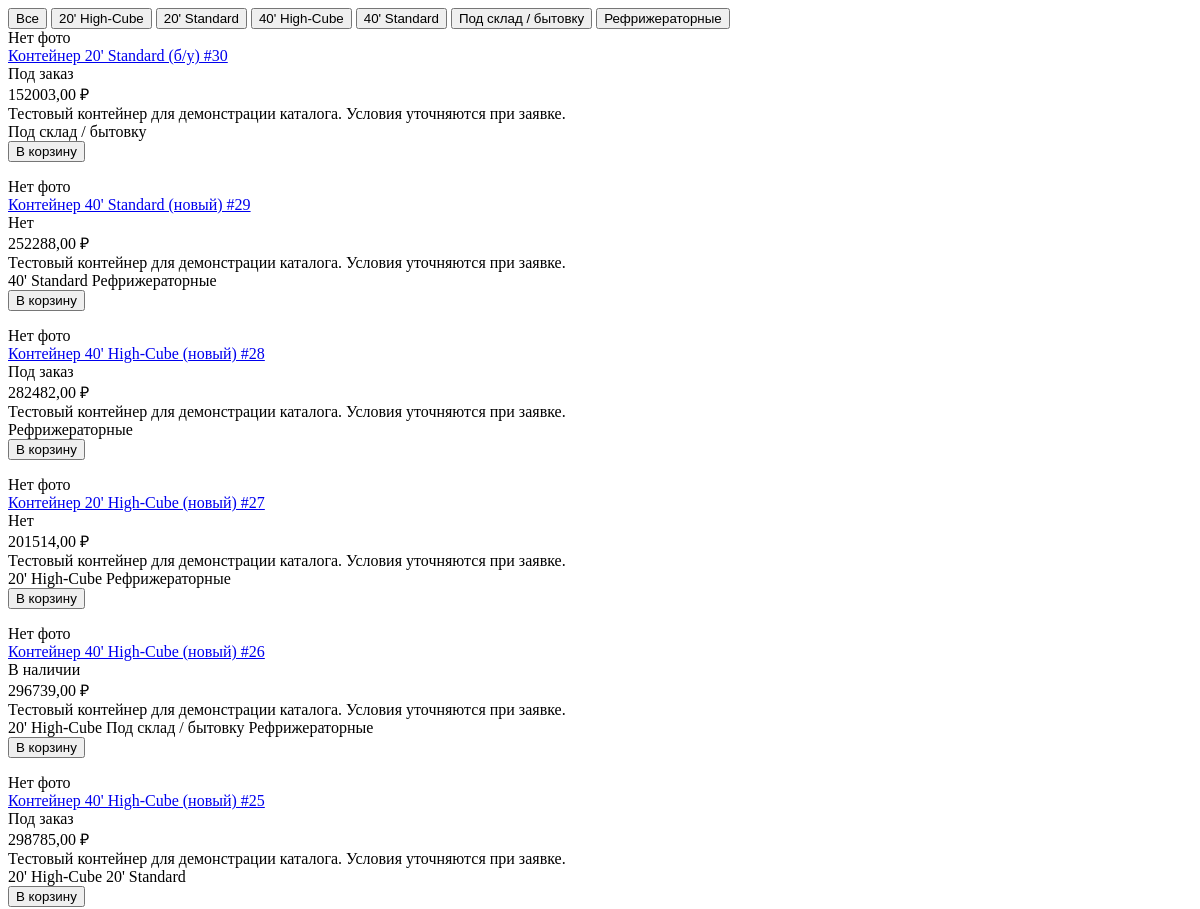
Before: /catalog/partials/filter/ (upper part) with the older database file.
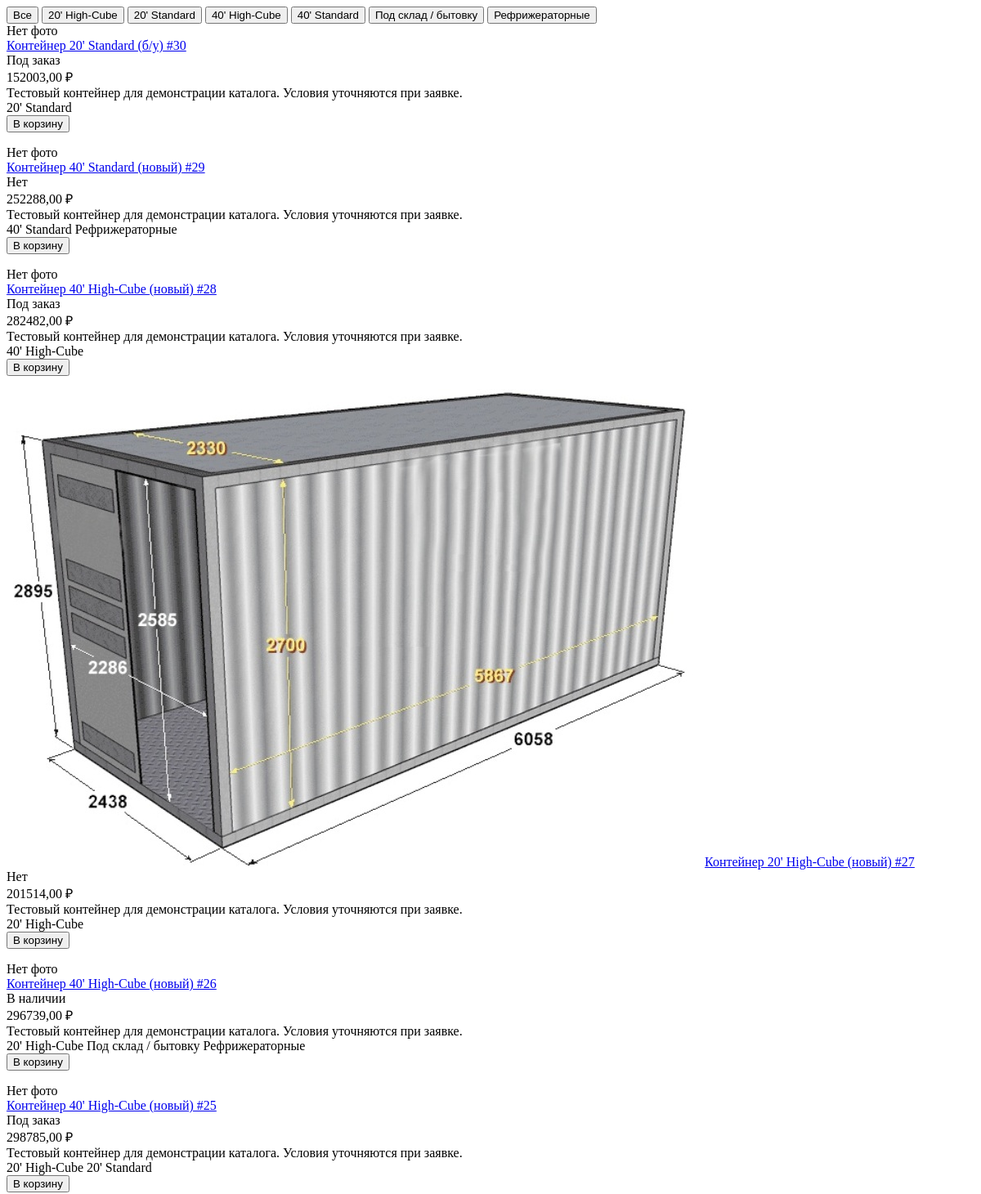
After: the same page with the newer database file.
### apps/catalog/models.py (models this page shows, shortened)
class Category(models.Model):
    title = models.CharField(max_length=120, unique=True)
    slug = models.SlugField(max_length=140, unique=True, blank=True)
    class Meta:
        verbose_name = "Категория"
        verbose_name_plural = "Категории"
        ordering = ["title"]

class Product(models.Model):
    AVAILABILITY_IN_STOCK = "in_stock"
    AVAILABILITY_ON_ORDER = "on_order"
    AVAILABILITY_OUT = "out"
    AVAILABILITY_CHOICES = [
        (AVAILABILITY_IN_STOCK, "В наличии"),
        (AVAILABILITY_ON_ORDER, "Под заказ"),
        (AVAILABILITY_OUT, "Нет"),
    ]
    CONDITION_NEW = "new"
    CONDITION_USED = "used"
    CONDITION_CHOICES = [
        (CONDITION_NEW, "Новый"),
        (CONDITION_USED, "Б/у"),
    ]
    SIZE_20 = "20"
    SIZE_40 = "40"
    SIZE_CHOICES = [
        (SIZE_20, "20 футов"),
        (SIZE_40, "40 футов"),
    ]
    TYPE_STD = "standard"
    TYPE_HC = "high_cube"
    TYPE_CHOICES = [
        (TYPE_STD, "Standard"),
        (TYPE_HC, "High-Cube"),
    ]
    title = models.CharField(max_length=200)
    slug = models.SlugField(max_length=220, unique=True)
    description = models.TextField(blank=True)
    categories = models.ManyToManyField(Category, related_name="products", blank=True)
    size = models.CharField(max_length=2, choices=SIZE_CHOICES, blank=True)
    container_type = models.CharField(max_length=20, choices=TYPE_CHOICES, blank=True)
    condition = models.CharField(max_length=10, choices=CONDITION_CHOICES, blank=True)
    is_for_sale = models.BooleanField(default=True)
    is_for_rent = models.BooleanField(default=False)
    price_sale = models.DecimalField(max_digits=12, decimal_places=2, null=True, blank=True)
    rent_terms = models.CharField(max_length=200, blank=True)
    availability = models.CharField(max_length=20, choices=AVAILABILITY_CHOICES, default=AVAILABILITY_IN_STOCK)
    created_at = models.DateTimeField(auto_now_add=True)
    class Meta:
        verbose_name = "Товар"
        verbose_name_plural = "Товары"
        ordering = ["-created_at"]

class ProductImage(models.Model):
    product = models.ForeignKey(Product, on_delete=models.CASCADE, related_name="images")
    image = models.ImageField(upload_to="products/")
    sort_order = models.PositiveIntegerField(default=0)
    class Meta:
        verbose_name = "Фото товара"
        verbose_name_plural = "Фото товаров"
        ordering = ["sort_order", "id"]

### apps/catalog/views/htmx.py (the view)
# urls.py: path("partials/filter/", catalog_filter, name="filter"),
@require_GET
def catalog_filter(request):
    slug = request.GET.get("category", "all")
    context = {
        "categories": get_categories(),
        "products": get_products(slug),
        "active_slug": slug,
    }
    return render(request, "catalog/partials/catalog_block.html", context)

### apps/catalog/selectors.py (called while the page is built)
def get_categories() -> QuerySet[Category]:
    return Category.objects.all().order_by("title")

def get_products(category_slug: str | None = None) -> QuerySet[Product]:
    qs = Product.objects.prefetch_related("categories").all().order_by("-id")
    if category_slug and category_slug != "all":
        qs = qs.filter(categories__slug=category_slug)
    return qs.distinct()

### apps/catalog/templates/catalog/partials/catalog_block.html
<div id="catalog-block" class="space-y-4">
  <div class="flex flex-wrap gap-2">
    <button
      class="px-3 py-2 rounded border text-sm {% if active_slug == 'all' %}bg-black text-white{% endif %}"
      hx-get="{% url 'catalog:partial_list' %}?category=all"
      hx-target="#catalog-block"
      hx-swap="outerHTML"
    >Все</button>
    {% for c in categories %}
      <button
        class="px-3 py-2 rounded border text-sm {% if active_slug == c.slug %}bg-black text-white{% endif %}"
        hx-get="{% url 'catalog:partial_list' %}?category={{ c.slug }}"
        hx-target="#catalog-block"
        hx-swap="outerHTML"
      >{{ c.title }}</button>
    {% endfor %}
  </div>
  {% include "catalog/partials/product_list.html" %}
</div>

### apps/catalog/templates/catalog/partials/product_list.html (shortened to what this page needs)
{% if products %}
  <div class="grid grid-cols-1 md:grid-cols-2 lg:grid-cols-3 gap-4">
    {% for p in products %}
      <div class="border rounded-xl p-4 space-y-2 bg-white">
        {% with img=p.images.all|first %}
          {% if img %}
            <img
              src="{{ img.image.url }}"
              alt="{{ p.title }}"
              class="w-full h-44 object-cover rounded border"
              loading="lazy"
            >
          {% else %}
            <div class="w-full h-44 rounded border bg-gray-50 flex items-center justify-center text-sm text-gray-400">
              Нет фото
            </div>
          {% endif %}
        {% endwith %}
        <a class="font-semibold underline" href="{% url 'catalog:detail' p.slug %}">
          {{ p.title }}
        </a>
        <div class="text-sm text-gray-600">{{ p.get_availability_display }}</div>
        {% if p.price_sale %}
          <div class="text-lg font-semibold">{{ p.price_sale }} ₽</div>
        {% endif %}
        <div class="text-sm text-gray-700">
          {{ p.description }}
        </div>
        <div class="flex flex-wrap gap-1 text-xs text-gray-600">
          {% for c in p.categories.all %}
            <span class="px-2 py-1 border rounded">{{ c.title }}</span>
          {% endfor %}
        </div>
        <div class="pt-2">
          <form hx-post="{% url 'cart:add' p.id %}"
                hx-swap="none"
                hx-disabled-elt="find button">
            <button type="submit" class="px-3 py-2 rounded bg-black text-white text-sm">
              В корзину
            </button>
          </form>
        </div>
      </div>
    {% endfor %}
  </div>
{% else %}
  <div class="text-gray-600">Товары не найдены.</div>
{% endif %}

Changed rows visible on the page:
changed Product "Контейнер 20' Standard (б/у) #30": gains Category (title "20' Standard"); loses Category (title "Под склад / бытовку")
changed Product "Контейнер 40' High-Cube (новый) #28": gains Category (title "40' High-Cube"); loses Category (title "Рефрижераторные")
changed Product "Контейнер 20' High-Cube (новый) #27": loses Category (title "Рефрижераторные"); no longer shows "Нет фото"
